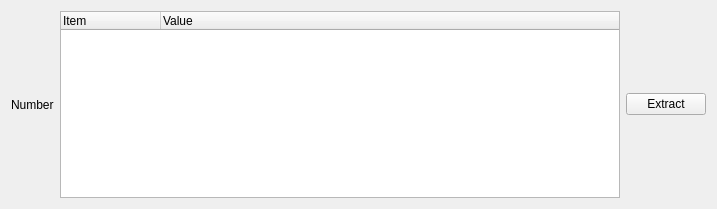
<?xml version="1.0" encoding="UTF-8"?>
<ui version="4.0">
 <class>Attachment</class>
 <widget class="QWidget" name="Attachment">
  <property name="geometry">
   <rect>
    <x>0</x>
    <y>0</y>
    <width>717</width>
    <height>205</height>
   </rect>
  </property>
  <property name="windowTitle">
   <string>Form</string>
  </property>
  <layout class="QHBoxLayout" name="horizontalLayout" stretch="0,1,0">
   <item>
    <widget class="QLabel" name="number">
     <property name="text">
      <string>Number</string>
     </property>
    </widget>
   </item>
   <item>
    <widget class="QTreeWidget" name="fields">
     <property name="minimumSize">
      <size>
       <width>0</width>
       <height>187</height>
      </size>
     </property>
     <attribute name="headerVisible">
      <bool>true</bool>
     </attribute>
     <attribute name="headerMinimumSectionSize">
      <number>100</number>
     </attribute>
     <column>
      <property name="text">
       <string>Item</string>
      </property>
     </column>
     <column>
      <property name="text">
       <string>Value</string>
      </property>
     </column>
    </widget>
   </item>
   <item>
    <widget class="QPushButton" name="extract_btn">
     <property name="text">
      <string>Extract</string>
     </property>
     <property name="icon">
      <iconset resource="resource.qrc">
       <normaloff>:/export.png</normaloff>:/export.png</iconset>
     </property>
    </widget>
   </item>
  </layout>
 </widget>
 <resources>
  <include location="resource.qrc"/>
 </resources>
 <connections/>
</ui>
